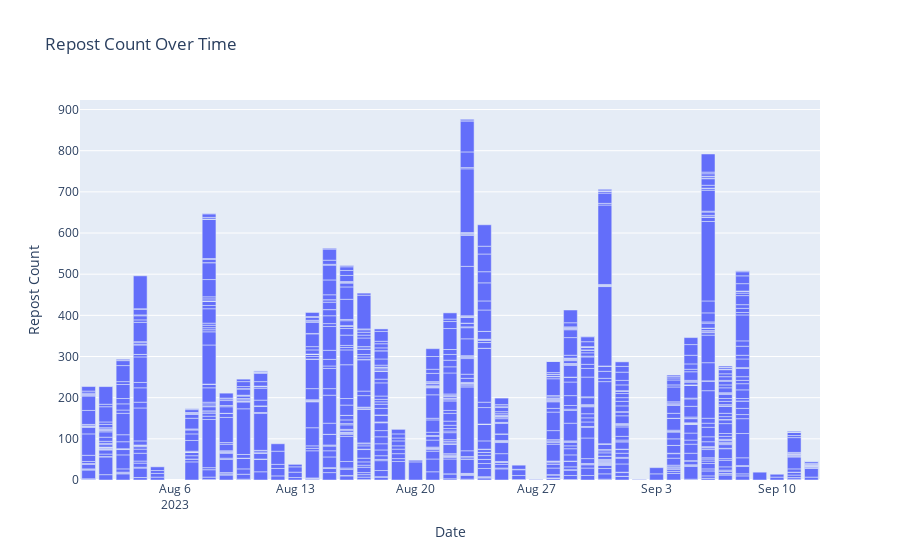

This figure's notebook cell:
### Markdown cell above
**Repost Count v/s Time**

### Code cell
'''
This code will generate a bar chart where the x-axis represents dates and y-axis represents the number of reposts.
Each bar will represent the number of reposts received for a specific date.
'''

fig = go.Figure(data=go.Bar(x=df['date'], y=df['repostcount']))
fig.update_layout(title='Repost Count Over Time', xaxis_title='Date', yaxis_title='Repost Count')
fig.show()

# Findings:
# 23 August 2023 has highest number of reposts.
# 6 September 2023 has second highest number of reposts.

### Figure 1 — Plotly figure (JSON) as saved in the notebook; plotly's stock layout.template omitted (floating-point values rounded to 4 significant figures; data arrays with more than 128 entries replaced by an {"elided": "..."} marker saying what was removed)
{"data": [{"type": "bar", "x": {"elided": "1054 str values"}, "y": {"elided": "1054 int values"}}], "layout": {"title": {"text": "Repost Count Over Time"}, "xaxis": {"title": {"text": "Date"}}, "yaxis": {"title": {"text": "Repost Count"}}}}
